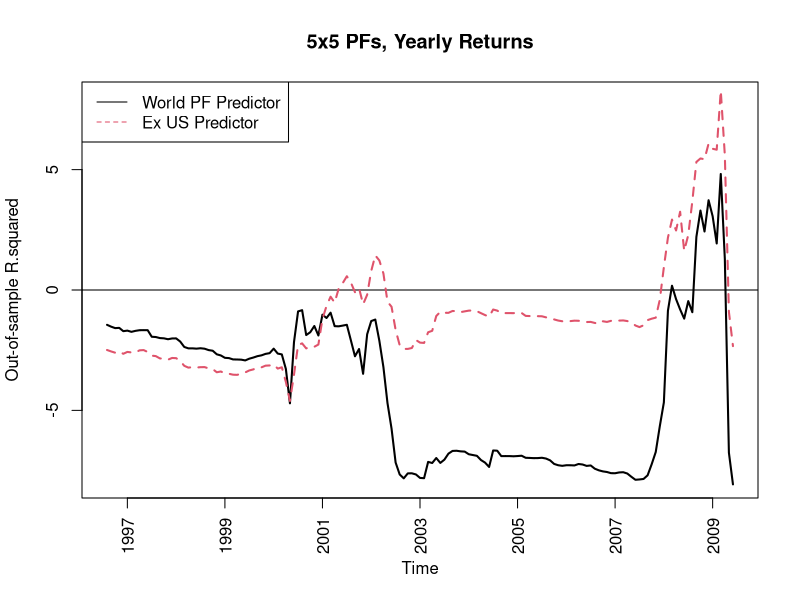

The R source for this figure:
#Plot for monthly
setwd("C:/Users/jesper/OneDrive/Master Thesis/Data testing/rstuff/5x5World")

x1<- read.table("oosy2005_y_bm_w.txt",T)
x2 <- read.table("oosy2005_y_bm_exus.txt",T)

fin <- as.numeric(x1[nrow(x1),1])
fin <- as.numeric(paste(format(fin/1000000,digits=4)))*10000+
  ((as.numeric(paste(format(fin/1000000,digits=6)))*10000-
      as.numeric(paste(format(fin/1000000,digits=4)))*10000)*100+1)/12

plot(y=x1[,2],x=seq(fin-(nrow(x1)*1/12)+1/12,to=fin,by=1/12),type="l",
     ylab="Out-of-sample R.squared", xlab="Time",main="5x5 PFs, Yearly Returns",ylim=c(-8,8),xaxt="n",lwd=2,lty=1)
abline(0,0)
lines(y=x2[,2],x=seq(fin-(nrow(x2)*1/12)+1/12,to=fin,by=1/12),lty=2,col=2,lwd=2)
axis(1,xaxp=c(1997,2009,6),las=2)
legend("topleft",legend= c("World PF Predictor","Ex US Predictor"),col=c(1,2),lty=c(1,2))
